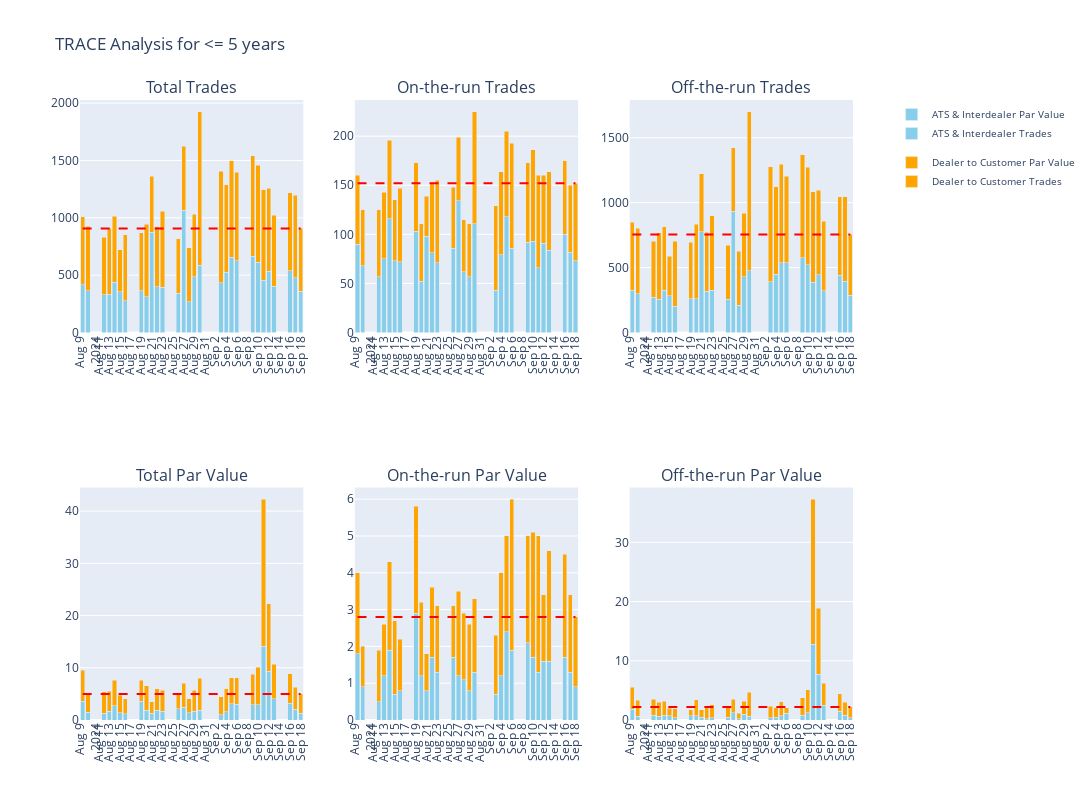
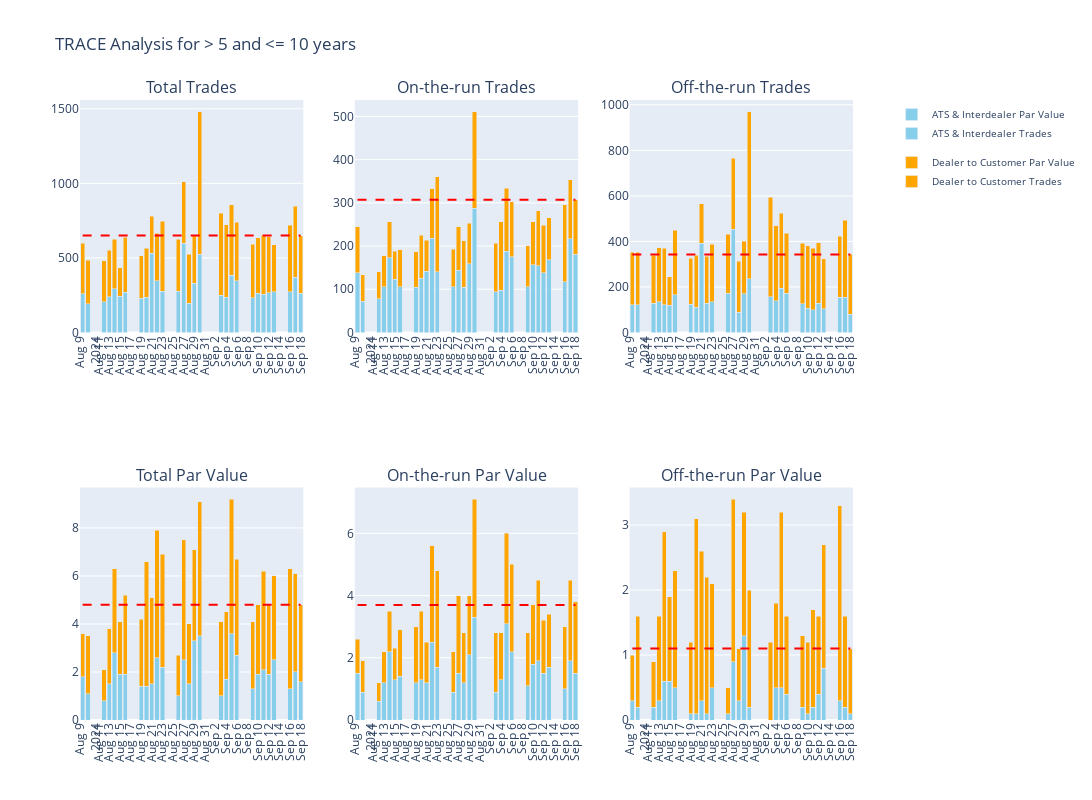
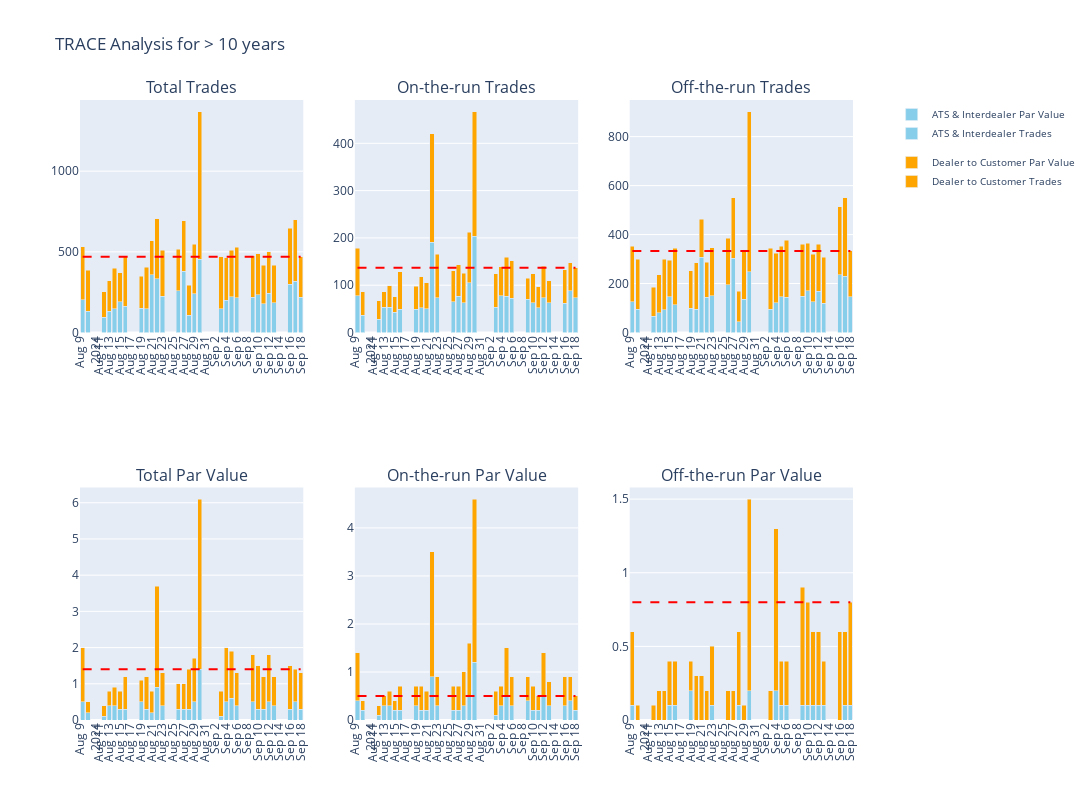

The code cell stored with these charts, in order, in its notebook:
### Code cell
# Loop through each tenor (excluding TIPS) to create a grid plot: 2 rows (Trades and Par Value) x 3 columns (Tenor, On-the-run, Off-the-run)
for tenor in tenors:
    df_tenor = df[df[('Category', 'Unnamed: 0_level_1')] == tenor]
    df_ontherun = df[df[('Category', 'Unnamed: 0_level_1')] == f'{tenor} On-the-run']
    df_offtherun = df[df[('Category', 'Unnamed: 0_level_1')] == f'{tenor} Off-the-run']
    
    fig = make_subplots(
        rows=2, cols=3, 
        subplot_titles=[
            f'Total Trades', f'On-the-run Trades', f'Off-the-run Trades',
            f'Total Par Value', f'On-the-run Par Value', f'Off-the-run Par Value'
        ]
    )

    # Add traces for the tenor, on-the-run, and off-the-run plots
    add_traces(df_tenor, 0)  
    add_traces(df_ontherun, 1) 
    add_traces(df_offtherun, 2)  

  
    fig.update_layout(
        height=800,
        width=1500,
        barmode='stack',
        title_text=f'TRACE Analysis for {tenor}',
        showlegend=True,
        legend=dict(
            x=1.05,  
            y=1,
            font=dict(size=10)
        )
    )

    fig.update_xaxes(
        tickangle=-90,
        nticks=len(df_tenor['Date'])
    )

    fig.show()
